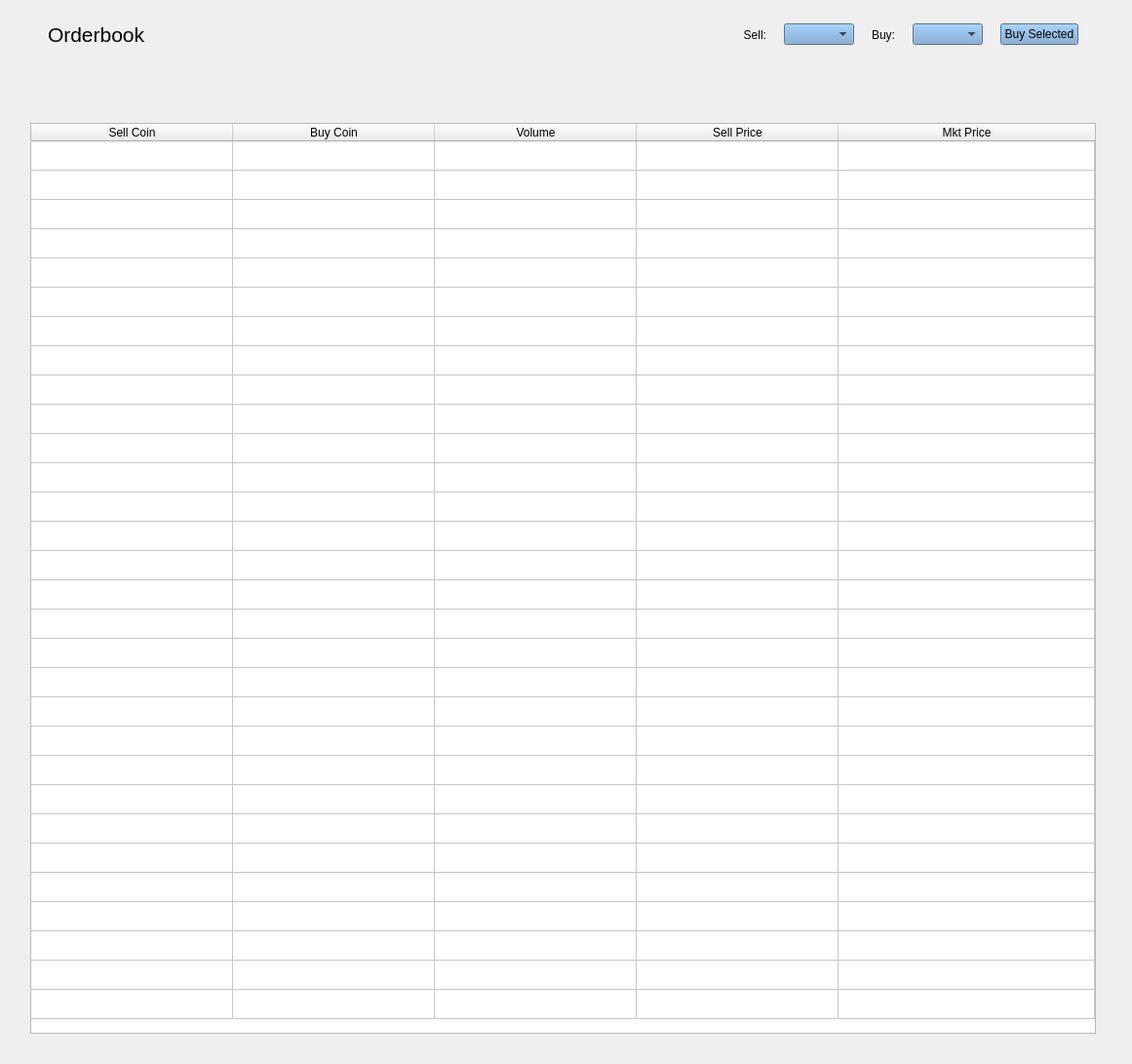
  <widget class="QWidget" name="tab_orderbook">
   <attribute name="title">
    <string>Orderbook</string>
   </attribute>
   <layout class="QGridLayout" name="gridLayout_24">
    <item row="1" column="2">
     <spacer name="verticalSpacer_21">
      <property name="orientation">
       <enum>Qt::Vertical</enum>
      </property>
      <property name="sizeHint" stdset="0">
       <size>
        <width>20</width>
        <height>40</height>
       </size>
      </property>
     </spacer>
    </item>
    <item row="0" column="1">
     <widget class="QFrame" name="frame_7">
      <property name="sizePolicy">
       <sizepolicy hsizetype="Preferred" vsizetype="MinimumExpanding">
        <horstretch>0</horstretch>
        <verstretch>0</verstretch>
       </sizepolicy>
      </property>
      <property name="maximumSize">
       <size>
        <width>16777215</width>
        <height>62</height>
       </size>
      </property>
      <property name="frameShape">
       <enum>QFrame::NoFrame</enum>
      </property>
      <property name="frameShadow">
       <enum>QFrame::Raised</enum>
      </property>
      <layout class="QGridLayout" name="gridLayout_21">
       <property name="leftMargin">
        <number>18</number>
       </property>
       <property name="topMargin">
        <number>12</number>
       </property>
       <property name="rightMargin">
        <number>18</number>
       </property>
       <property name="bottomMargin">
        <number>0</number>
       </property>
       <property name="horizontalSpacing">
        <number>18</number>
       </property>
       <property name="verticalSpacing">
        <number>0</number>
       </property>
       <item row="0" column="0">
        <widget class="QLabel" name="label_45">
         <property name="sizePolicy">
          <sizepolicy hsizetype="MinimumExpanding" vsizetype="Preferred">
           <horstretch>0</horstretch>
           <verstretch>0</verstretch>
          </sizepolicy>
         </property>
         <property name="maximumSize">
          <size>
           <width>16777215</width>
           <height>50</height>
          </size>
         </property>
         <property name="text">
          <string>&lt;html&gt;&lt;head/&gt;&lt;body&gt;&lt;p&gt;&lt;span style=&quot; font-size:16pt;&quot;&gt;Orderbook&lt;/span&gt;&lt;/p&gt;&lt;/body&gt;&lt;/html&gt;</string>
         </property>
        </widget>
       </item>
       <item row="0" column="1">
        <widget class="QLabel" name="label">
         <property name="text">
          <string>Sell:</string>
         </property>
         <property name="alignment">
          <set>Qt::AlignRight|Qt::AlignTrailing|Qt::AlignVCenter</set>
         </property>
        </widget>
       </item>
       <item row="0" column="2">
        <widget class="QComboBox" name="sell_combo">
         <property name="sizePolicy">
          <sizepolicy hsizetype="Fixed" vsizetype="Fixed">
           <horstretch>0</horstretch>
           <verstretch>0</verstretch>
          </sizepolicy>
         </property>
         <property name="maximumSize">
          <size>
           <width>16777215</width>
           <height>16777215</height>
          </size>
         </property>
         <property name="styleSheet">
          <string notr="true">background-color: rgb(114, 159, 207)</string>
         </property>
        </widget>
       </item>
       <item row="0" column="3">
        <widget class="QLabel" name="label_3">
         <property name="text">
          <string>Buy:</string>
         </property>
         <property name="alignment">
          <set>Qt::AlignRight|Qt::AlignTrailing|Qt::AlignVCenter</set>
         </property>
        </widget>
       </item>
       <item row="0" column="4">
        <widget class="QComboBox" name="buy_combo">
         <property name="sizePolicy">
          <sizepolicy hsizetype="Fixed" vsizetype="Fixed">
           <horstretch>0</horstretch>
           <verstretch>0</verstretch>
          </sizepolicy>
         </property>
         <property name="maximumSize">
          <size>
           <width>16777215</width>
           <height>16777215</height>
          </size>
         </property>
         <property name="styleSheet">
          <string notr="true">background-color: rgb(114, 159, 207)</string>
         </property>
        </widget>
       </item>
       <item row="0" column="5">
        <widget class="QPushButton" name="orderbook_buy_btn">
         <property name="sizePolicy">
          <sizepolicy hsizetype="Fixed" vsizetype="Fixed">
           <horstretch>0</horstretch>
           <verstretch>0</verstretch>
          </sizepolicy>
         </property>
         <property name="maximumSize">
          <size>
           <width>16777215</width>
           <height>16777215</height>
          </size>
         </property>
         <property name="font">
          <font>
           <pointsize>9</pointsize>
          </font>
         </property>
         <property name="styleSheet">
          <string notr="true">background-color: rgb(114, 159, 207)</string>
         </property>
         <property name="text">
          <string>Buy Selected</string>
         </property>
        </widget>
       </item>
      </layout>
     </widget>
    </item>
    <item row="1" column="1">
     <widget class="QFrame" name="frame">
      <property name="sizePolicy">
       <sizepolicy hsizetype="MinimumExpanding" vsizetype="Preferred">
        <horstretch>0</horstretch>
        <verstretch>0</verstretch>
       </sizepolicy>
      </property>
      <property name="maximumSize">
       <size>
        <width>16777215</width>
        <height>50</height>
       </size>
      </property>
      <property name="frameShape">
       <enum>QFrame::NoFrame</enum>
      </property>
      <property name="frameShadow">
       <enum>QFrame::Raised</enum>
      </property>
      <layout class="QGridLayout" name="gridLayout_23">
       <property name="leftMargin">
        <number>12</number>
       </property>
       <property name="topMargin">
        <number>0</number>
       </property>
       <property name="rightMargin">
        <number>0</number>
       </property>
       <property name="bottomMargin">
        <number>0</number>
       </property>
       <property name="spacing">
        <number>0</number>
       </property>
      </layout>
     </widget>
    </item>
    <item row="1" column="3" rowspan="3">
     <widget class="QFrame" name="frame_11">
      <property name="maximumSize">
       <size>
        <width>16777215</width>
        <height>50</height>
       </size>
      </property>
      <property name="frameShape">
       <enum>QFrame::NoFrame</enum>
      </property>
      <property name="frameShadow">
       <enum>QFrame::Raised</enum>
      </property>
      <layout class="QHBoxLayout" name="horizontalLayout">
       <property name="leftMargin">
        <number>0</number>
       </property>
       <property name="topMargin">
        <number>0</number>
       </property>
       <property name="rightMargin">
        <number>0</number>
       </property>
       <property name="bottomMargin">
        <number>0</number>
       </property>
      </layout>
     </widget>
    </item>
    <item row="3" column="1">
     <widget class="QTableWidget" name="orderbook_table">
      <property name="sizePolicy">
       <sizepolicy hsizetype="MinimumExpanding" vsizetype="Expanding">
        <horstretch>0</horstretch>
        <verstretch>0</verstretch>
       </sizepolicy>
      </property>
      <property name="frameShadow">
       <enum>QFrame::Sunken</enum>
      </property>
      <property name="sizeAdjustPolicy">
       <enum>QAbstractScrollArea::AdjustToContents</enum>
      </property>
      <property name="editTriggers">
       <set>QAbstractItemView::NoEditTriggers</set>
      </property>
      <property name="showDropIndicator" stdset="0">
       <bool>false</bool>
      </property>
      <property name="dragDropOverwriteMode">
       <bool>false</bool>
      </property>
      <property name="selectionMode">
       <enum>QAbstractItemView::SingleSelection</enum>
      </property>
      <property name="selectionBehavior">
       <enum>QAbstractItemView::SelectRows</enum>
      </property>
      <property name="textElideMode">
       <enum>Qt::ElideMiddle</enum>
      </property>
      <property name="sortingEnabled">
       <bool>true</bool>
      </property>
      <property name="rowCount">
       <number>30</number>
      </property>
      <property name="columnCount">
       <number>5</number>
      </property>
      <attribute name="horizontalHeaderCascadingSectionResizes">
       <bool>true</bool>
      </attribute>
      <attribute name="horizontalHeaderDefaultSectionSize">
       <number>207</number>
      </attribute>
      <attribute name="horizontalHeaderShowSortIndicator" stdset="0">
       <bool>true</bool>
      </attribute>
      <attribute name="horizontalHeaderStretchLastSection">
       <bool>true</bool>
      </attribute>
      <attribute name="verticalHeaderVisible">
       <bool>false</bool>
      </attribute>
      <attribute name="verticalHeaderDefaultSectionSize">
       <number>30</number>
      </attribute>
      <attribute name="verticalHeaderHighlightSections">
       <bool>true</bool>
      </attribute>
      <attribute name="verticalHeaderMinimumSectionSize">
       <number>30</number>
      </attribute>
      <row/>
      <row/>
      <row/>
      <row/>
      <row/>
      <row/>
      <row/>
      <row/>
      <row/>
      <row/>
      <row/>
      <row/>
      <row/>
      <row/>
      <row/>
      <row/>
      <row/>
      <row/>
      <row/>
      <row/>
      <row/>
      <row/>
      <row/>
      <row/>
      <row/>
      <row/>
      <row/>
      <row/>
      <row/>
      <row/>
      <column>
       <property name="text">
        <string>Sell Coin</string>
       </property>
      </column>
      <column>
       <property name="text">
        <string>Buy Coin</string>
       </property>
      </column>
      <column>
       <property name="text">
        <string>Volume</string>
       </property>
      </column>
      <column>
       <property name="text">
        <string>Sell Price</string>
       </property>
      </column>
      <column>
       <property name="text">
        <string>Mkt Price</string>
       </property>
      </column>
     </widget>
    </item>
    <item row="3" column="0">
     <spacer name="verticalSpacer_20">
      <property name="orientation">
       <enum>Qt::Vertical</enum>
      </property>
      <property name="sizeHint" stdset="0">
       <size>
        <width>20</width>
        <height>40</height>
       </size>
      </property>
     </spacer>
    </item>
    <item row="4" column="1">
     <spacer name="horizontalSpacer_23">
      <property name="orientation">
       <enum>Qt::Horizontal</enum>
      </property>
      <property name="sizeHint" stdset="0">
       <size>
        <width>40</width>
        <height>20</height>
       </size>
      </property>
     </spacer>
    </item>
    <item row="2" column="1">
     <spacer name="horizontalSpacer_24">
      <property name="orientation">
       <enum>Qt::Horizontal</enum>
      </property>
      <property name="sizeHint" stdset="0">
       <size>
        <width>40</width>
        <height>20</height>
       </size>
      </property>
     </spacer>
    </item>
   </layout>
  </widget>
